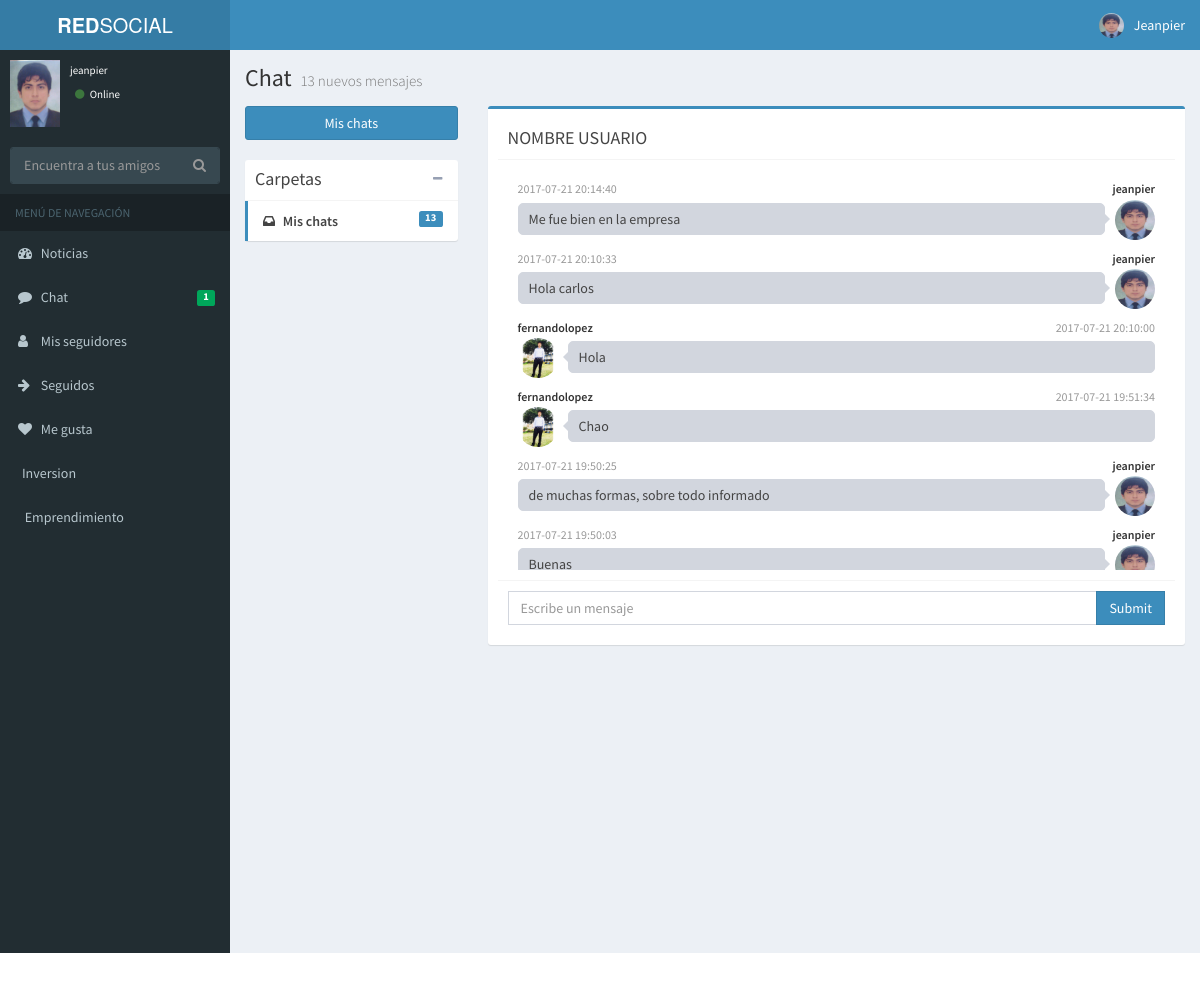
The page /chat.php?usuario=3&leido=1 (signed in) on the database its author committed.
### tables this page shows
CREATE TABLE `chats` (
  `id_cha` int(11) NOT NULL,
  `id_cch` int(11) NOT NULL,
  `de` int(11) NOT NULL,
  `para` int(11) NOT NULL,
  `mensaje` varchar(500) NOT NULL,
  `fecha` datetime NOT NULL,
  `leido` int(11) NOT NULL
);

CREATE TABLE `usuarios` (
  `id_use` int(11) NOT NULL,
  `nombre` varchar(100) NOT NULL,
  `usuario` varchar(100) NOT NULL,
  `contrasena` varchar(100) NOT NULL,
  `nacimiento` date NOT NULL,
  `avatar` varchar(200) NOT NULL,
  `email` varchar(100) NOT NULL,
  `sexo` varchar(100) NOT NULL,
  `fecha_reg` datetime NOT NULL,
  `verificado` int(11) NOT NULL DEFAULT '0',
  `privada` int(11) NOT NULL
);

### chat.php (the view, shortened to what this page needs)
<?php
include 'lib/config.php';
include 'lib/socialnetwork-lib.php';
?>
<!DOCTYPE html>
<html>
<head>
  <link rel="stylesheet" href="bootstrap/css/bootstrap.min.css">
  <link rel="stylesheet" href="https://cdnjs.cloudflare.com/ajax/libs/font-awesome/4.5.0/css/font-awesome.min.css">
  <link rel="stylesheet" href="https://cdnjs.cloudflare.com/ajax/libs/ionicons/2.0.1/css/ionicons.min.css">
  <link rel="stylesheet" href="plugins/fullcalendar/fullcalendar.min.css">
  <link rel="stylesheet" href="plugins/fullcalendar/fullcalendar.print.css" media="print">
  <link rel="stylesheet" href="dist/css/AdminLTE.min.css">
  <link rel="stylesheet" href="dist/css/skins/_all-skins.min.css">
  <link rel="stylesheet" href="plugins/iCheck/flat/blue.css">
</head>
<body class="hold-transition skin-blue sidebar-mini">
<div class="wrapper">
<?php echo Headerb (); ?>
<?php echo Side (); ?>
  <div class="content-wrapper">
    <section class="content-header">
      <h1>
        Chat
        <small>13 nuevos mensajes</small>
      </h1>
    </section>
    <section class="content">
      <div class="row">
        <div class="col-md-3">
          <a href="chats.php" class="btn btn-primary btn-block margin-bottom">Mis chats</a>
          <div class="box box-solid">
            <div class="box-header with-border">
              <h3 class="box-title">Carpetas</h3>
              <div class="box-tools">
                <button type="button" class="btn btn-box-tool" data-widget="collapse"><i class="fa fa-minus"></i>
                </button>
              </div>
            </div>
            <div class="box-body no-padding">
              <ul class="nav nav-pills nav-stacked">
                <li class="active"><a href="#"><i class="fa fa-inbox"></i> Mis chats
                  <span class="label label-primary pull-right">13</span></a></li>
              </ul>
            </div>
          </div>
        </div>
        <div class="col-md-9">
          <div class="box box-primary">
            <div class="box-body no-padding">
              <div class="mailbox-read-message">
      <div class="row">
        <div class="col-md-12">
            <div class="box-header with-border">
              <h3 class="box-title">NOMBRE USUARIO</h3>
            </div>
            <div class="box-body">
              <div class="direct-chat-messages" style="overflow: scroll; height: 400px;">
                <?php
                $user = mysqli_real_escape_string($connect,$_GET['usuario']);
                $sess = $_SESSION['id'];
                $chats = mysqli_query($connect,"SELECT * FROM chats WHERE de = '$user' AND para = '$sess' OR de = '$sess' AND para = '$user' order by id_cha desc");
                while($ch = mysqli_fetch_array($chats)) {
                  if($ch['de'] == $user) {$var = $user;} else {$var = $sess;}
                  $usere = mysqli_query($connect,"SELECT * FROM usuarios WHERE id_use = '$var'");
                  $us = mysqli_fetch_array($usere);
                ?>
                <?php if ($ch['de'] == $user) { ?>
                <div class="direct-chat-msg">
                  <div class="direct-chat-info clearfix">
                    <span class="direct-chat-name pull-left"><?php echo $us['usuario']; ?></span>
                    <span class="direct-chat-timestamp pull-right"><?php echo $ch['fecha']; ?></span>
                  </div>
                  <img class="direct-chat-img" src="avatars/<?php echo $us['avatar']; ?>">
                  <div class="direct-chat-text">
                    <?php echo $ch['mensaje']; ?>
                  </div>
                </div>
                <?php } elseif ($ch['para'] == $user) { ?>
                <div class="direct-chat-msg right">
                  <div class="direct-chat-info clearfix">
                    <span class="direct-chat-name pull-right"><?php echo $us['usuario']; ?></span>
                    <span class="direct-chat-timestamp pull-left"><?php echo $ch['fecha']; ?></span>
                  </div>
                  <img class="direct-chat-img" src="avatars/<?php echo $us['avatar']; ?>" alt="Message User Image">
                  <div class="direct-chat-text">
                    <?php echo $ch['mensaje']; ?>
                  </div>
                </div>
                <?php } ?>
            <?php } ?>
              </div>
            </div>
            <div class="box-footer">
              <form action="" method="post">
                <div class="input-group">
                  <input type="text" name="mensaje" placeholder="Escribe un mensaje" class="form-control">
                      <span class="input-group-btn">
                        <input type="submit" name="enviar" class="btn btn-primary btn-flat">Enviar</button>
                      </span>
                </div>
              </form>
            </div>
        </div>
              </div>
            </div>
          </div>
        </div>
      </div>
    </section>
  </div>
</div>
</body>
</html>

### rows shown on the page
chats: usuarios.usuario "jeanpier", fecha "2017-07-21 20:14:40", usuarios.avatar (picture), mensaje "Me fue bien en la empresa"
chats: usuarios.usuario "jeanpier", fecha "2017-07-21 20:10:33", usuarios.avatar (picture), mensaje "Hola carlos"
chats: usuarios.usuario "fernandolopez", fecha "2017-07-21 20:10:00", usuarios.avatar (picture), mensaje "Hola"
chats: usuarios.usuario "fernandolopez", fecha "2017-07-21 19:51:34", usuarios.avatar (picture), mensaje "Chao"
chats: usuarios.usuario "jeanpier", fecha "2017-07-21 19:50:25", usuarios.avatar (picture), mensaje "de muchas formas, sobre todo informado"
chats: usuarios.usuario "jeanpier", fecha "2017-07-21 19:50:03", usuarios.avatar (picture), mensaje "Buenas"

### other values the page prints
$_SESSION['usuario'] "Jeanpier"
$_SESSION['usuario'] "jeanpier"
